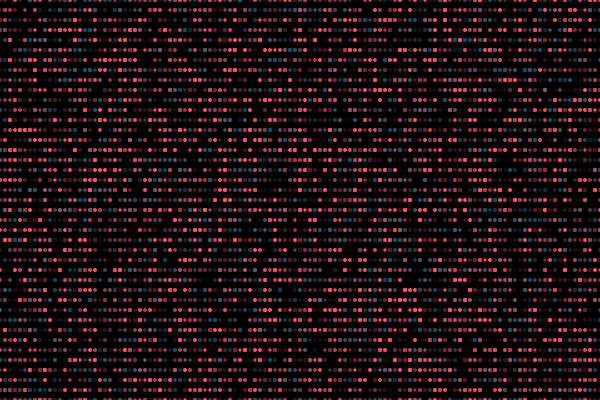
Frame 1 (no input)
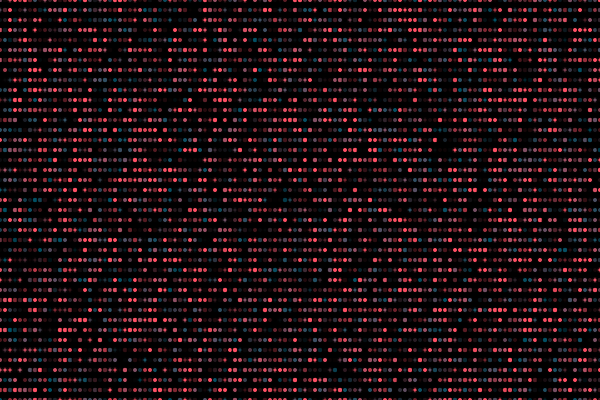
Frame 60 (the mouse pressed at the canvas centre just before this capture)
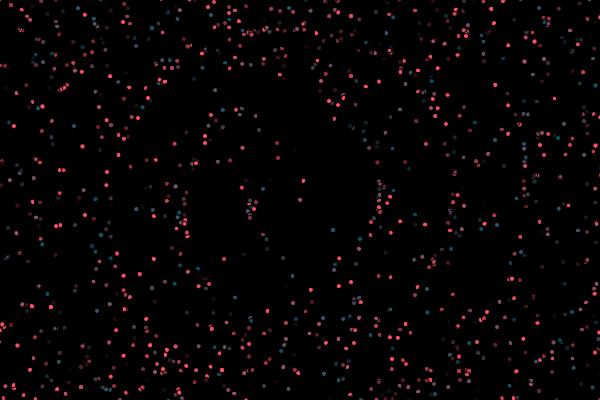
Frame 120 (the mouse held since frame 60 and released just before this capture)

The Processing sketch that drew these frames (run headless with seeded random() and noise(); from frame 60 on, the mouse is pressed at the canvas centre):

// Processing sketch: week9_Homework1
// ── week9_Homework1.pde
float maxDistance;

void setup() {
  size(600, 400);
  background(0);
  stroke(0);
  maxDistance = dist(0, 0, width, height);
}

void draw() {
  background(0);
  for(int i = 0; i < width + 5; i+=5){
    for(int j = 0; j < height + 10; j+=10){
      fill(random(0, 360), 80, 100, random(0,360));
      float mouseDist = dist(mouseX, mouseY, i, j);
      float a = map(mouseDist, 0, maxDistance, 0, 3600);
      float s = map(mouseDist, 0, maxDistance, 1, 1);
      pushMatrix();
      translate(i, j);
      strokeWeight(s);
      rotate(radians(a));
      ellipse(mouseX, mouseY, 5, 5);
      popMatrix();
      
    }
  }
}
